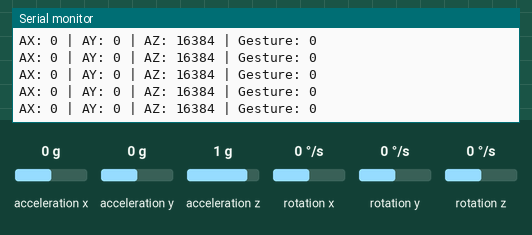
A sketch run on a simulated ESP32. Shown: the last lines printed to the serial monitor. The test bench sets the inputs (shaded band); at power-on: acceleration x 0 g, acceleration y 0 g, acceleration z 1 g, rotation x 0 °/s, rotation y 0 °/s, rotation z 0 °/s. WiFi joins after 1.5 s; servers stay silent unless stated.

Above: at 4.7 s.
4.8 s: acceleration x set to -1.4 g
At 4.84 s:
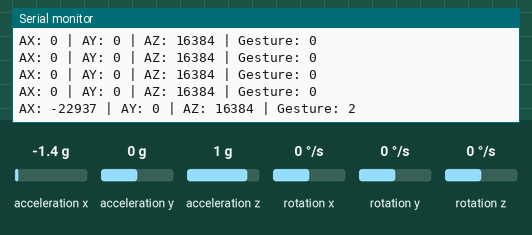
6.3 s: acceleration y set to -1.4 g
At 6.37 s:
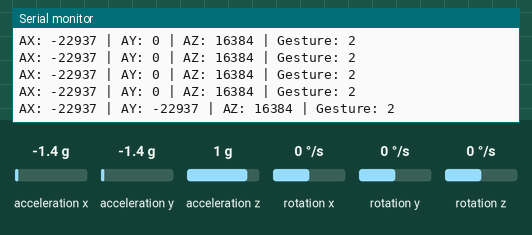
7.8 s: acceleration z set to -1.4 g
At 7.8 s:
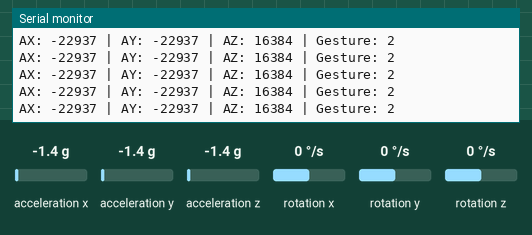

The sketch:

gesture_clicker_ThingSpeak.ino
```cpp
#include <WiFi.h>
#include <Wire.h>
#include <MPU6050.h>
#include "ThingSpeak.h"

MPU6050 mpu;

WiFiClient client;

// ==================================================
// WIFI DETAILS
// ==================================================
// IMPORTANT:
// Replace these values ONLY in your local Arduino code.
// Do NOT upload your real Wi-Fi credentials to GitHub.

const char* ssid = "YOUR_WIFI_NAME";
const char* password = "YOUR_WIFI_PASSWORD";

// ==================================================
// THINGSPEAK DETAILS
// ==================================================

unsigned long channelID = 3218768;

// IMPORTANT:
// Keep your real Write API Key private.
// Replace this only in your local copy.

const char* writeAPIKey = "YOUR_THINGSPEAK_WRITE_API_KEY";

// ==================================================
// MPU6050 VARIABLES
// ==================================================

int16_t ax, ay, az;

// Gesture sensitivity
const int threshold = 12000;

// Time between cloud updates
const unsigned long UPDATE_INTERVAL = 15000;

unsigned long lastUpdate = 0;

// Gesture code
// 0 = Stable
// 1 = Next Slide
// 2 = Previous Slide

int gestureCode = 0;

void setup() {

  // ==================================================
  // SERIAL COMMUNICATION
  // ==================================================

  Serial.begin(115200);
  delay(2000);

  // ==================================================
  // I2C INITIALIZATION
  // SDA = GPIO 21
  // SCL = GPIO 22
  // ==================================================

  Wire.begin(21, 22);

  // ==================================================
  // MPU6050 INITIALIZATION
  // ==================================================

  mpu.initialize();
  mpu.setSleepEnabled(false);

  if (mpu.testConnection()) {
    Serial.println("MPU6050 connected successfully");
  }
  else {
    Serial.println("MPU6050 connection failed");
  }

  // ==================================================
  // WIFI CONNECTION
  // ==================================================

  WiFi.begin(ssid, password);

  Serial.print("Connecting to WiFi");

  while (WiFi.status() != WL_CONNECTED) {

    delay(500);
    Serial.print(".");
  }

  Serial.println();
  Serial.println("WiFi Connected");

  // ==================================================
  // THINGSPEAK INITIALIZATION
  // ==================================================

  ThingSpeak.begin(client);

  Serial.println("ThingSpeak Started");
}

void loop() {

  // ==================================================
  // READ MPU6050 ACCELERATION
  // ==================================================

  mpu.getAcceleration(&ax, &ay, &az);

  // ==================================================
  // GESTURE DETECTION
  // ==================================================

  if (ax > threshold) {

    // Right tilt
    gestureCode = 1;
  }

  else if (ax < -threshold) {

    // Left tilt
    gestureCode = 2;
  }

  else {

    // Device is stable
    gestureCode = 0;
  }

  // ==================================================
  // SERIAL MONITOR
  // ==================================================

  Serial.print("AX: ");
  Serial.print(ax);

  Serial.print(" | AY: ");
  Serial.print(ay);

  Serial.print(" | AZ: ");
  Serial.print(az);

  Serial.print(" | Gesture: ");
  Serial.println(gestureCode);

  // ==================================================
  // UPLOAD DATA TO THINGSPEAK
  // EVERY 15 SECONDS
  // ==================================================

  if (millis() - lastUpdate >= UPDATE_INTERVAL) {

    // Field 1 = X-axis acceleration
    ThingSpeak.setField(1, ax);

    // Field 2 = Y-axis acceleration
    ThingSpeak.setField(2, ay);

    // Field 3 = Gesture code
    ThingSpeak.setField(3, gestureCode);

    // Send data to ThingSpeak
    int status = ThingSpeak.writeFields(
      channelID,
      writeAPIKey
    );

    // ==================================================
    // CHECK UPLOAD STATUS
    // ==================================================

    if (status == 200) {

      Serial.println("Data uploaded to ThingSpeak successfully");
    }

    else {

      Serial.print("ThingSpeak upload failed. HTTP code: ");
      Serial.println(status);
    }

    lastUpdate = millis();
  }

  // Small delay
  delay(100);
}
```

Measured:
- after the input at 4.8 s, the serial monitor: prints a new line at once (image 1)
- after the input at 6.3 s, the serial monitor: prints a new line after 0.06 s (image 2)
